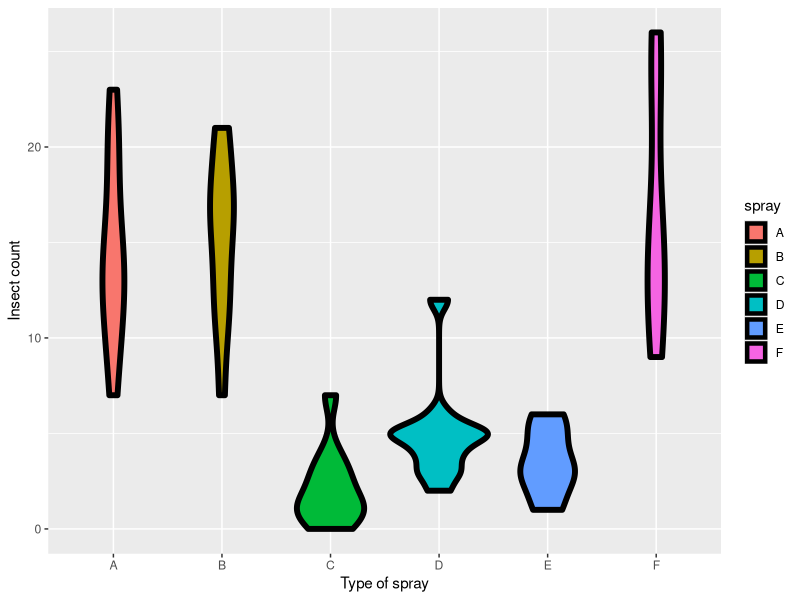
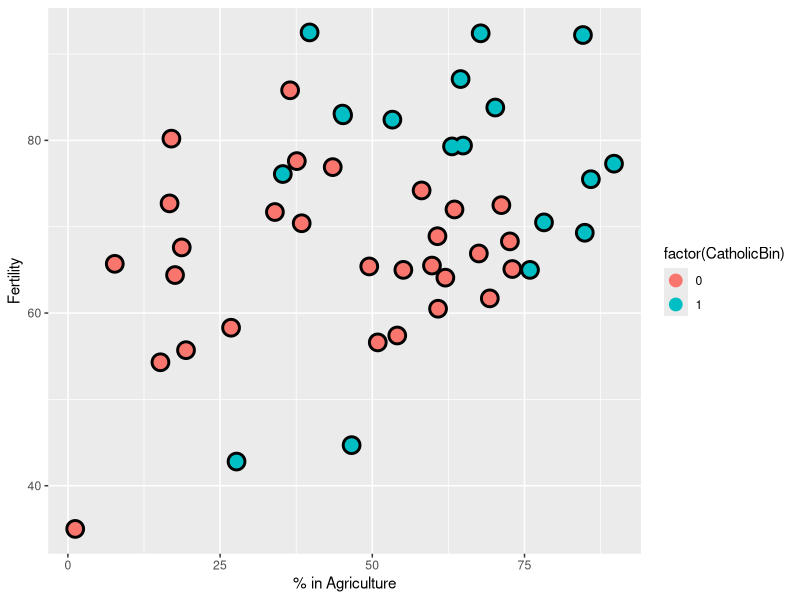
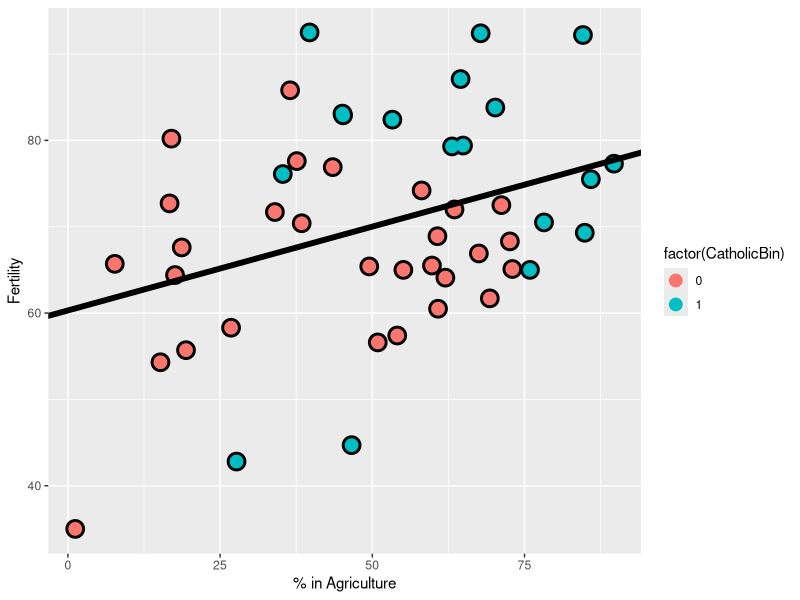
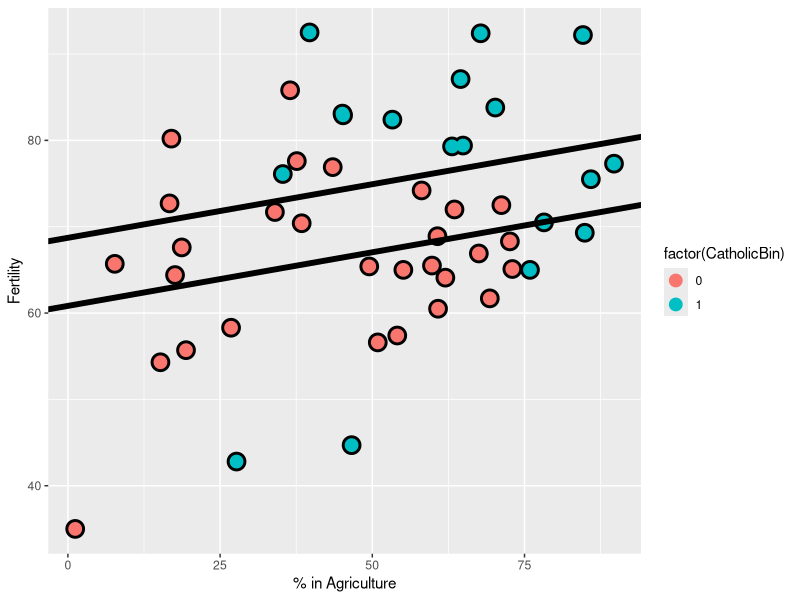
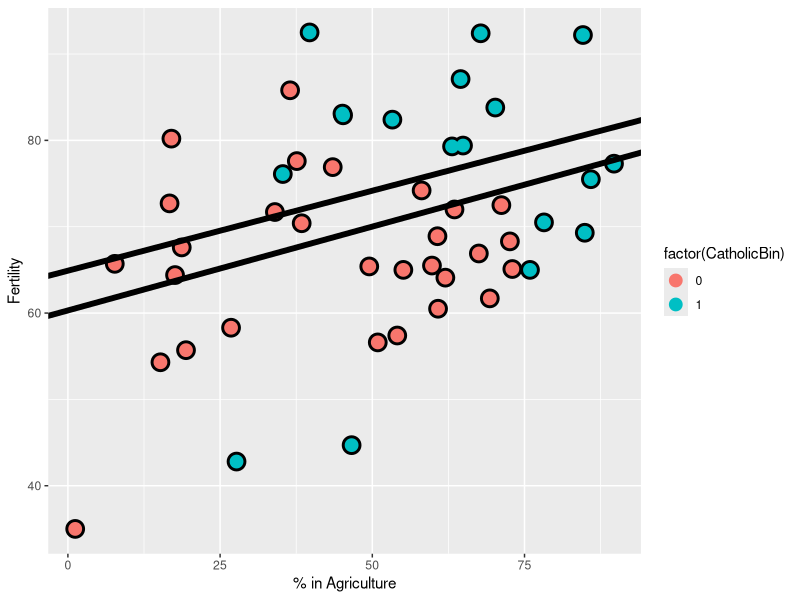

Reproduce these figures in R, in order.
## ---- chunk 1
knitr::opts_chunk$set(echo = TRUE)
library(ggplot2)
require(datasets)
require(stats)
library(dplyr)
## ---- chunk 2
summary(lm(Fertility ~ . , data = swiss))$coefficients
## ---- chunk 3
summary(lm(Fertility ~ Agriculture, data = swiss))$coefficients
## ---- chunk 4
n <- 100
x2 <- 1 : n
x1 <- .01 * x2 + runif(n, -.1, .1)
y = -x1 + x2 + rnorm(n, sd = .01)
summary(lm(y ~ x1))$coef
summary(lm(y ~ x1 + x2))$coef
## ---- chunk 5
data(InsectSprays)
g <- ggplot(data = InsectSprays, aes(y = count, x = spray, fill  = spray))
g <- g + geom_violin(colour = "black", size = 2)
g <- g + xlab("Type of spray") + ylab("Insect count")
g
## ---- chunk 6
summary(lm(count~spray, data=InsectSprays))$coef
## ---- chunk 7
summary(lm(count ~ 
             I(1 * (spray == 'B')) + I(1 * (spray == 'C')) + 
             I(1 * (spray == 'D')) + I(1 * (spray == 'E')) +
             I(1 * (spray == 'F'))
           , data = InsectSprays))$coef
## ---- chunk 8
summary(lm(count ~ 
   I(1 * (spray == 'B')) + I(1 * (spray == 'C')) +  
   I(1 * (spray == 'D')) + I(1 * (spray == 'E')) +
   I(1 * (spray == 'F')) + I(1 * (spray == 'A')), data = InsectSprays))$coef
## ---- chunk 9
summary(lm(count ~ spray - 1, data = InsectSprays))$coef
#We can see that the coefficients are exactly equal to the mean of the counts of each spray group
summarise(group_by(InsectSprays, spray), mn = mean(count))
## ---- chunk 10
spray2 <- relevel(InsectSprays$spray, "C")
summary(lm(count~spray2, data=InsectSprays))$coef
## ---- chunk 11
swiss <- mutate(swiss, CatholicBin = 1 * (Catholic > 50))
g = ggplot(swiss, aes(x = Agriculture, y = Fertility, colour = factor(CatholicBin)))
g = g + geom_point(size = 6, colour = "black") + geom_point(size = 4)
g = g + xlab("% in Agriculture") + ylab("Fertility")
g
## ---- chunk 12
fit <- lm(Fertility ~ Agriculture, data = swiss)
g1 <- g
g1 <- g1 + geom_abline(intercept = coef(fit)[1], slope = coef(fit)[2], size = 2)
g1
## ---- chunk 13
fit2 <- lm(Fertility ~ Agriculture + factor(CatholicBin), data = swiss)
g2 <- g
#The first line is when CatholicBin=0
g2 <- g2 + geom_abline(intercept = coef(fit2)[1], slope = coef(fit2)[2], size = 2)
#The second line is when CatholicBin=1
g2 <- g2 + geom_abline(intercept = coef(fit2)[1] + coef(fit2)[3], slope = coef(fit2)[2], size = 2)
# The intercepts are different but slopes are the same
g2
## ---- chunk 14
fit3 <- lm(Fertility ~ Agriculture * factor(CatholicBin), data = swiss)
g3 <- g
#The first line is when CatholicBin=0
g3 <- g1 + geom_abline(intercept = coef(fit3)[1], slope = coef(fit3)[2], size = 2)
#The second line is when CatholicBin=1
g3 <- g1 + geom_abline(intercept = coef(fit3)[1] + coef(fit3)[3], 
                          slope = coef(fit3)[2] + coef(fit3)[4], size = 2)
#Both intercepts and slopes are different
g3
